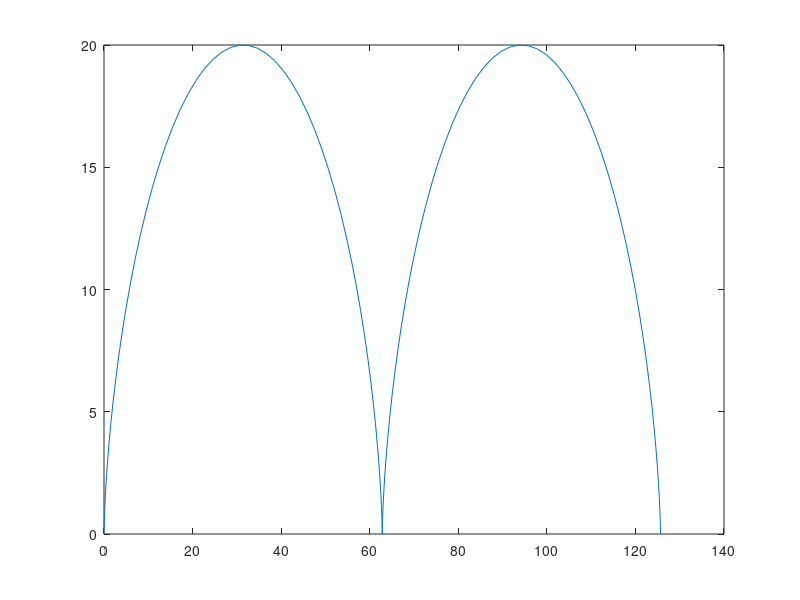

MATLAB code to generate this figure:
%Marcus Winters
%ME203
%10/8/21
%Homework 2
%Problem 5
clc; clear all; format compact;

r=10;
theta=[0:.1:(4*pi)];
x=r*(theta-sin(theta));
y=r*(1-cos(theta));
plot(x,y)